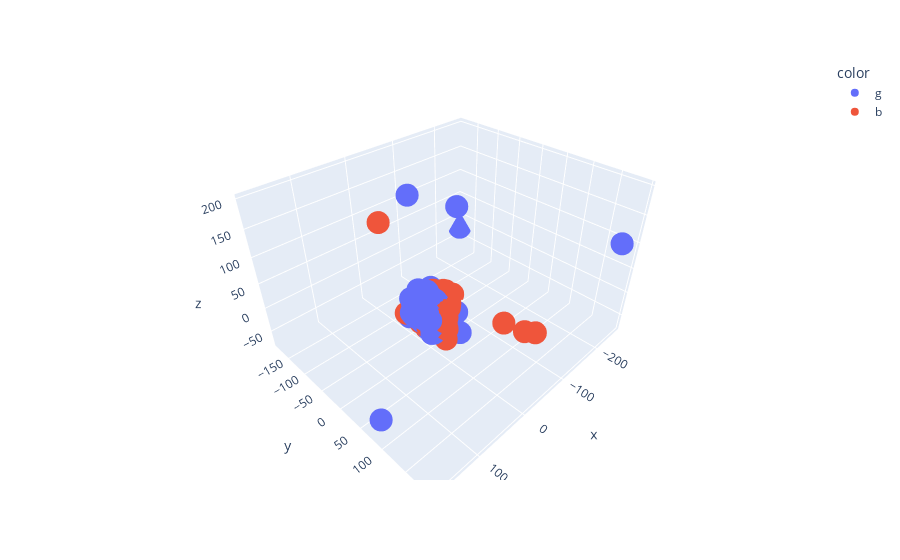

Notebook cell for this chart:
### Code cell
# plot using tsne 
X_embedded  = TSNE(n_components=3, perplexity=10,random_state=24).fit_transform( X )
colors = np.array([x for x in 'bgrcmykbgrcmykbgrcmykbgrcmyk'])
fig = px.scatter_3d(x=X_embedded [:,0],y=X_embedded [:,1],z=X_embedded [:,2],color=colors[gmm_labels])
fig.show()
